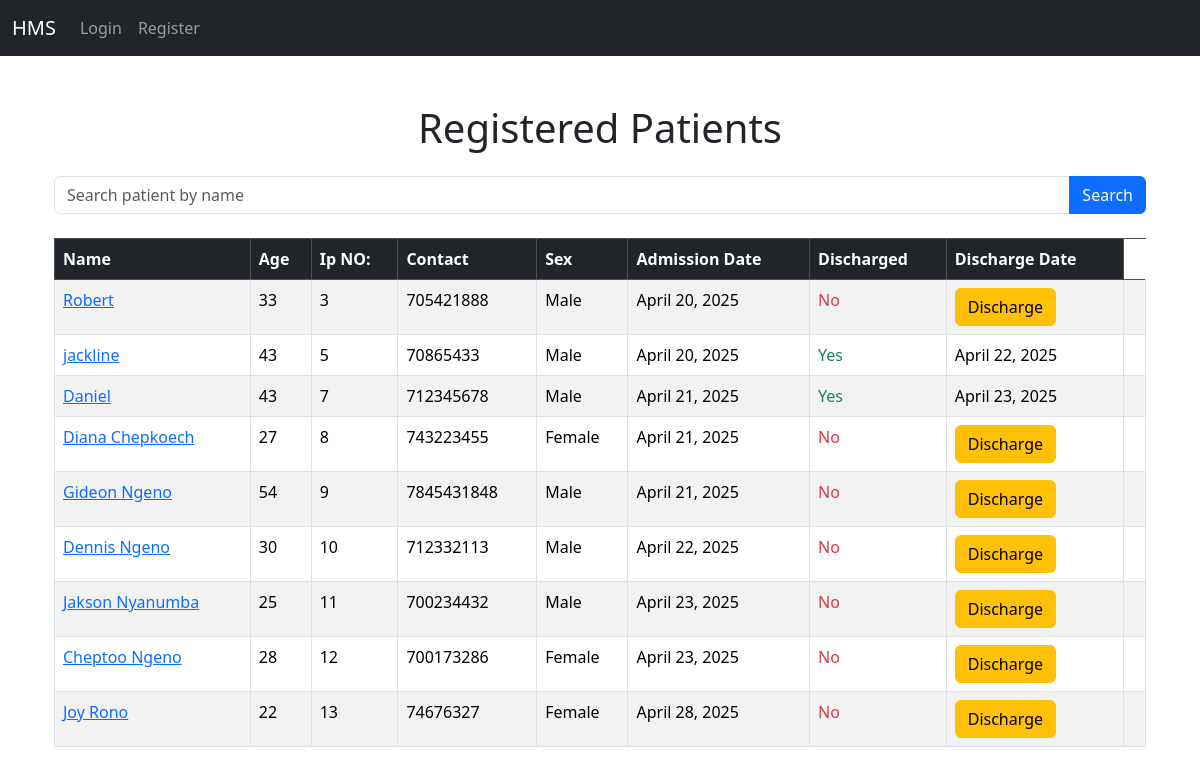
The app's page /patients/, older data.
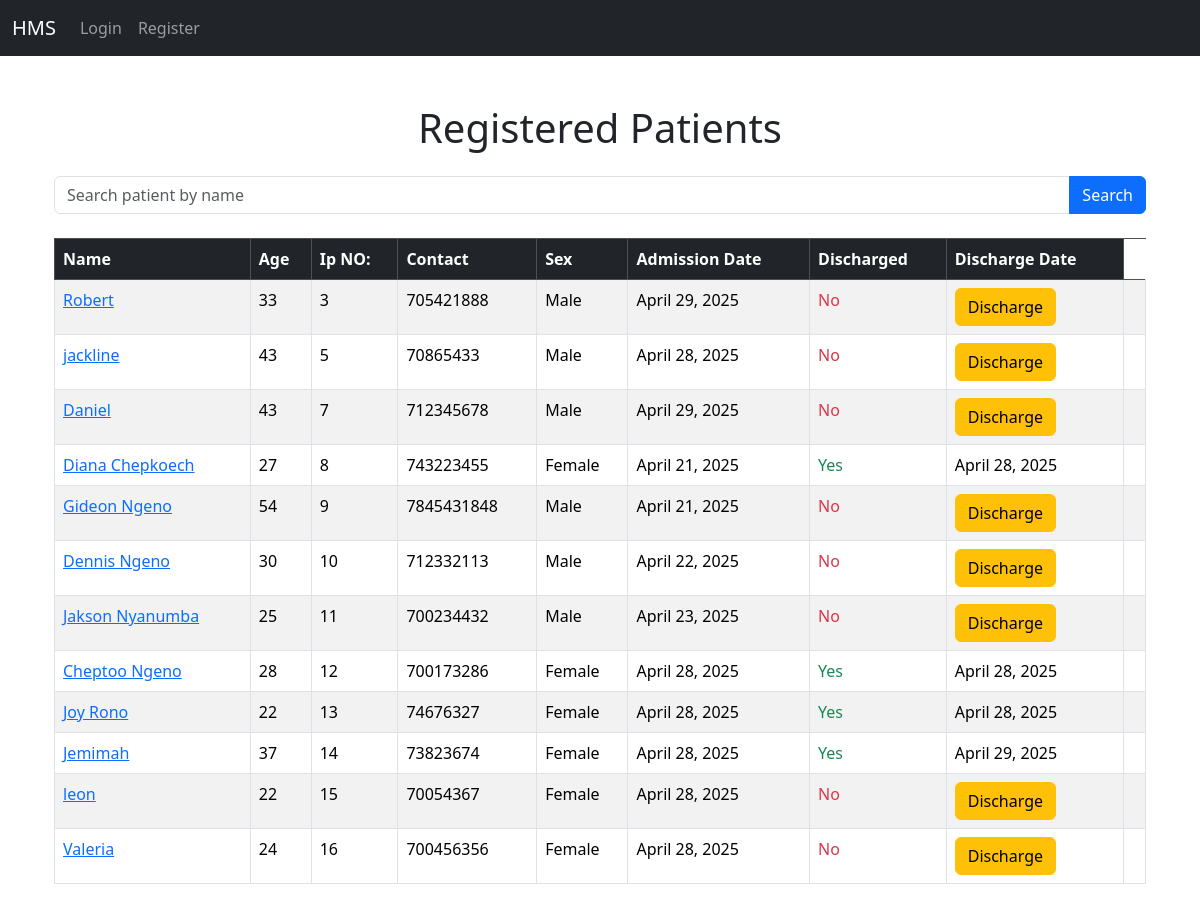
The same page, newer data.
### patients/models.py (models this page shows, shortened)
class Patient_register(models.Model):
    name = models.CharField(max_length=100)
    age = models.IntegerField()
    contact = models.IntegerField(null=True)
    adm_date = models.DateField(auto_now_add=True)
    sex = models.CharField(max_length=10)
    prescribed_drug = models.ForeignKey('drugs.Drug', on_delete=models.SET_NULL, null=True, blank=True)  # Use string reference
    is_discharged = models.BooleanField(default=False)
    discharge_date = models.DateField(null=True, blank=True)

### patients/views.py (the view)
# urls.py: path('', views.all_patients, name='all_patients'),  # Map the all_patients view
def all_patients(request):
    patients = Patient_register.objects.all()
    return render(request, 'patients/home.html', {'patients': patients})

### templates/patients/home.html (shortened to what this page needs)
{% extends 'base.html' %}
{% block content %}
<div class="container mt-5">
    <h1 class="text-center mb-4">Registered Patients</h1>
    <form method="GET" action="{% url 'pat_search' %}" class="mb-4">
        <div class="input-group">
            <input type="text" name="name" class="form-control" placeholder="Search patient by name" required>
            <button type="submit" class="btn btn-primary">Search</button>
        </div>
    </form>
    <div class="table-responsive">
        <table class="table table-bordered table-striped">
            <thead class="table-dark">
                <tr>
                    <th>Name</th>
                    <th>Age</th>
                    <th>Ip NO:</th>
                    <th>Contact</th>
                    <th>Sex</th>
                    <th>Admission Date</th>
                    <th>Discharged</th>
                    <th>Discharge Date</th>
                </tr>
            </thead>
            <tbody>
                {% for patient in patients %}
                <tr>
                    <td><a href="{% url 'pat_view' patient.id %}">{{ patient.name }}</a></td>
                    <td>{{ patient.age }}</td>
                    <td>{{ patient.id }}</td>
                    <td>{{ patient.contact }}</td>
                    <td>{{ patient.sex }}</td>
                    <td>{{ patient.adm_date }}</td>
                    <td>
                        {% if patient.discharge_date %}
                            <span class="text-success">Yes</span>
                        {% else %}
                            <span class="text-danger">No</span>
                        {% endif %}
                    </td>
                    <td>
                        {% if patient.discharge_date %}
                            {{ patient.discharge_date }}
                        {% else %}
                            <a href="{% url 'patient_discharge' patient.id %}" class="btn btn-warning">Discharge</a>
                        {% endif %}
                    </td>
                    <td>
                    </td>
                </tr>
                {% empty %}
                <tr>
                    <td colspan="9" class="text-center">No patients registered yet.</td>
                </tr>
                {% endfor %}
            </tbody>
        </table>
    </div>
</div>
{% endblock %}

### templates/base.html (shortened to what this page needs)
 {% load static %}
<!DOCTYPE html>
<html lang="en">
<head>
    <link rel="stylesheet" href="{% static 'css/carousel.css' %}">
    <link href="https://cdn.jsdelivr.net/npm/bootstrap@5.3.5/dist/css/bootstrap.min.css" rel="stylesheet">
</head>
<body>
    <nav class="navbar navbar-expand-lg navbar-dark bg-dark">
        <div class="container-fluid">
            {% if request.user.is_authenticated %}
            <a class="navbar-brand" href="{% url 'dashboard' %}">HMS</a>
            {% else %}
            <a class="navbar-brand" href="{% url 'landing' %}">HMS</a>
            {% endif %}
            <div class="collapse navbar-collapse" id="navbarNav">
                <ul class="navbar-nav">
                    {% if request.user.is_authenticated %}
                        <li class="nav-item">
                            <a class="nav-link" href="{% url 'dashboard'%}">Home</a>
                        </li>
                        <li class="nav-item">
                            <a class="nav-link" href="{% url 'logout' %}">Logout</a>
                        </li>
                        <li class="nav-item dropdown">
                            <a class="nav-link dropdown-toggle" href="#" id="patientsDropdown" role="button" data-bs-toggle="dropdown" aria-expanded="false">
                                Patients
                            </a>
                            <ul class="dropdown-menu" aria-labelledby="patientsDropdown">
                                <li><a class="dropdown-item" href="{% url 'all_patients' %}">View Patients</a></li>
                                <li><a class="dropdown-item" href="{% url 'pat_register' %}">Register Patient</a></li>
                            </ul>
                        </li>
                        <li class="nav-item dropdown">
                            <a class="nav-link dropdown-toggle" href="#" id="drugsDropdown" role="button" data-bs-toggle="dropdown" aria-expanded="false">
                                Drugs
                            </a>
                            <ul class="dropdown-menu" aria-labelledby="drugsDropdown">
                                <li><a class="dropdown-item" href="{% url 'add_drug' %}">Add New Drug</a></li>
                                <li><a class="dropdown-item" href="{% url 'all_drugs' %}">View All Drugs</a></li>
                            </ul>
                        </li>
                    {% else %}
                        <li class="nav-item">
                            <a class="nav-link" href="{% url 'login' %}">Login</a>
                        </li>
                        <li class="nav-item">
                            <a class="nav-link" href="{% url 'register' %}">Register</a>
                        </li>
                    {% endif %}
                </ul>
            </div>
        </div>
    </nav>
    <div class="container mt-4">
        {% block content %}
        {% endblock %}
    </div>
</body>
</html>

Row changes from the older to the newer data that the page shows:
changed Patient_register "Robert": adm_date "April 20, 2025" → "April 29, 2025"
changed Patient_register "jackline": adm_date "April 20, 2025" → "April 28, 2025"; discharge_date "April 22, 2025" → (not shown); discharge_date "Yes" → "No Discharge"
changed Patient_register "Daniel": adm_date "April 21, 2025" → "April 29, 2025"; discharge_date "April 23, 2025" → (not shown); discharge_date "Yes" → "No Discharge"
changed Patient_register "Diana Chepkoech": discharge_date (not shown) → "April 28, 2025"; discharge_date "No Discharge" → "Yes"
changed Patient_register "Cheptoo Ngeno": adm_date "April 23, 2025" → "April 28, 2025"; discharge_date (not shown) → "April 28, 2025"; discharge_date "No Discharge" → "Yes"
changed Patient_register "Joy Rono": discharge_date (not shown) → "April 28, 2025"; discharge_date "No Discharge" → "Yes"
added Patient_register: name "Jemimah", age "37", id "14", contact "73823674", sex "Female", adm_date "April 28, 2025", shows "Yes", discharge_date "April 29, 2025"
added Patient_register: name "leon", age "22", id "15", contact "70054367", sex "Female", adm_date "April 28, 2025", shows "No", shows "Discharge"
added Patient_register: name "Valeria", age "24", id "16", contact "700456356", sex "Female", adm_date "April 28, 2025", shows "No", shows "Discharge"
